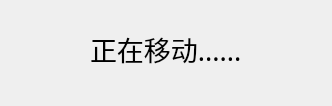
<?xml version="1.0" encoding="UTF-8"?>
<ui version="4.0">
 <class>Dialog</class>
 <widget class="QDialog" name="Dialog">
  <property name="geometry">
   <rect>
    <x>0</x>
    <y>0</y>
    <width>332</width>
    <height>106</height>
   </rect>
  </property>
  <property name="windowTitle">
   <string>Dialog</string>
  </property>
  <layout class="QHBoxLayout" name="horizontalLayout">
   <item>
    <widget class="QFrame" name="frame">
     <layout class="QGridLayout" name="gridLayout">
      <property name="leftMargin">
       <number>38</number>
      </property>
      <property name="rightMargin">
       <number>38</number>
      </property>
      <property name="bottomMargin">
       <number>18</number>
      </property>
      <property name="horizontalSpacing">
       <number>26</number>
      </property>
      <item row="0" column="0" colspan="2" alignment="Qt::AlignHCenter">
       <widget class="QLabel" name="label">
        <property name="font">
         <font>
          <family>Arial Black</family>
          <pointsize>20</pointsize>
         </font>
        </property>
        <property name="text">
         <string>正在移动......</string>
        </property>
       </widget>
      </item>
     </layout>
    </widget>
   </item>
  </layout>
 </widget>
 <resources/>
 <connections/>
</ui>
